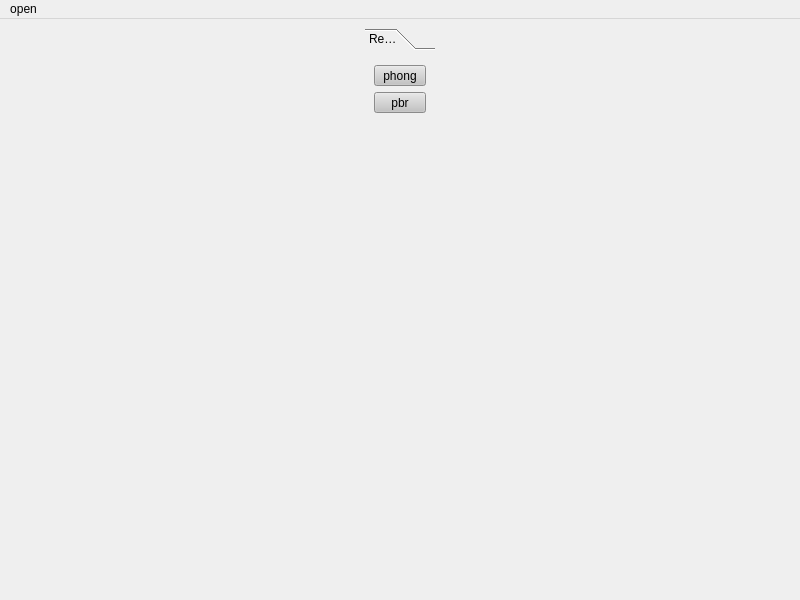
<?xml version="1.0" encoding="UTF-8"?>
<ui version="4.0">
 <class>MainWindow</class>
 <widget class="QMainWindow" name="MainWindow">
  <property name="geometry">
   <rect>
    <x>0</x>
    <y>0</y>
    <width>800</width>
    <height>600</height>
   </rect>
  </property>
  <property name="windowTitle">
   <string>MainWindow</string>
  </property>
  <widget class="QWidget" name="centralwidget">
   <layout class="QHBoxLayout" name="horizontalLayout">
    <item>
     <widget class="QToolBox" name="tools_list">
      <property name="maximumSize">
       <size>
        <width>70</width>
        <height>16777215</height>
       </size>
      </property>
      <property name="currentIndex">
       <number>0</number>
      </property>
      <widget class="QWidget" name="rendering_page">
       <property name="geometry">
        <rect>
         <x>0</x>
         <y>0</y>
         <width>78</width>
         <height>517</height>
        </rect>
       </property>
       <attribute name="label">
        <string>Rendering</string>
       </attribute>
       <layout class="QVBoxLayout" name="verticalLayout">
        <item>
         <widget class="QToolButton" name="toolButtonPhong">
          <property name="sizePolicy">
           <sizepolicy hsizetype="Preferred" vsizetype="Fixed">
            <horstretch>0</horstretch>
            <verstretch>0</verstretch>
           </sizepolicy>
          </property>
          <property name="maximumSize">
           <size>
            <width>16777215</width>
            <height>16777215</height>
           </size>
          </property>
          <property name="styleSheet">
           <string notr="true">background-color: rgba(195, 195, 195, 255);</string>
          </property>
          <property name="text">
           <string>phong</string>
          </property>
          <property name="icon">
           <iconset resource="ui.qrc">
            <normaloff>:/icons/phong.png</normaloff>:/icons/phong.png</iconset>
          </property>
          <property name="iconSize">
           <size>
            <width>50</width>
            <height>50</height>
           </size>
          </property>
         </widget>
        </item>
        <item>
         <widget class="QToolButton" name="toolButtonPBR">
          <property name="sizePolicy">
           <sizepolicy hsizetype="Preferred" vsizetype="Fixed">
            <horstretch>0</horstretch>
            <verstretch>0</verstretch>
           </sizepolicy>
          </property>
          <property name="maximumSize">
           <size>
            <width>16777215</width>
            <height>16777215</height>
           </size>
          </property>
          <property name="styleSheet">
           <string notr="true">background-color: rgba(195, 195, 195, 255);</string>
          </property>
          <property name="text">
           <string>pbr</string>
          </property>
          <property name="icon">
           <iconset resource="ui.qrc">
            <normaloff>:/icons/pbr.png</normaloff>:/icons/pbr.png</iconset>
          </property>
          <property name="iconSize">
           <size>
            <width>50</width>
            <height>50</height>
           </size>
          </property>
         </widget>
        </item>
        <item>
         <spacer name="verticalSpacer">
          <property name="orientation">
           <enum>Qt::Vertical</enum>
          </property>
          <property name="sizeHint" stdset="0">
           <size>
            <width>20</width>
            <height>40</height>
           </size>
          </property>
         </spacer>
        </item>
       </layout>
      </widget>
     </widget>
    </item>
   </layout>
  </widget>
  <widget class="QMenuBar" name="menubar">
   <property name="geometry">
    <rect>
     <x>0</x>
     <y>0</y>
     <width>800</width>
     <height>21</height>
    </rect>
   </property>
   <widget class="QMenu" name="menu_open">
    <property name="title">
     <string>open</string>
    </property>
    <addaction name="action_stl_load"/>
   </widget>
   <addaction name="menu_open"/>
  </widget>
  <action name="action_stl_load">
   <property name="text">
    <string>STL</string>
   </property>
  </action>
 </widget>
 <resources>
  <include location="ui.qrc"/>
 </resources>
 <connections>
  <connection>
   <sender>toolButtonPhong</sender>
   <signal>clicked()</signal>
   <receiver>MainWindow</receiver>
   <slot>phong_render_mode()</slot>
   <hints>
    <hint type="sourcelabel">
     <x>407</x>
     <y>76</y>
    </hint>
    <hint type="destinationlabel">
     <x>652</x>
     <y>79</y>
    </hint>
   </hints>
  </connection>
  <connection>
   <sender>toolButtonPBR</sender>
   <signal>clicked()</signal>
   <receiver>MainWindow</receiver>
   <slot>pbr_render_mode()</slot>
   <hints>
    <hint type="sourcelabel">
     <x>433</x>
     <y>157</y>
    </hint>
    <hint type="destinationlabel">
     <x>651</x>
     <y>118</y>
    </hint>
   </hints>
  </connection>
  <connection>
   <sender>action_stl_load</sender>
   <signal>triggered()</signal>
   <receiver>MainWindow</receiver>
   <slot>stl_load()</slot>
   <hints>
    <hint type="sourcelabel">
     <x>-1</x>
     <y>-1</y>
    </hint>
    <hint type="destinationlabel">
     <x>399</x>
     <y>299</y>
    </hint>
   </hints>
  </connection>
 </connections>
 <slots>
  <slot>phong_render_mode()</slot>
  <slot>pbr_render_mode()</slot>
  <slot>stl_load()</slot>
 </slots>
</ui>
